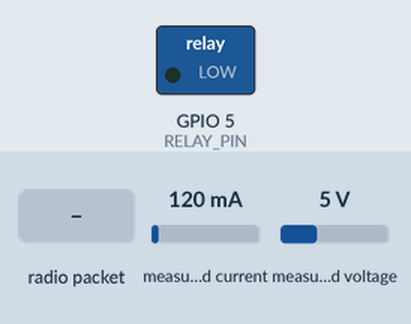
Bench run of a sketch on a simulated ESP32-S2. On the bench: switched loads named in the sketch (green lamp = pin HIGH). The test bench sets the inputs (shaded band); at power-on: measured current 120 mA, measured voltage 5 V. What the sketch prints to the serial monitor is not drawn.

Above: at 1.3 s.
1.4 s: radio packet "ON" arrives
At 2.1 s:
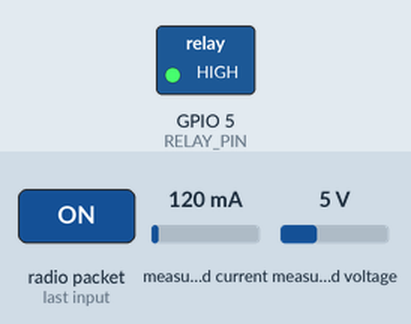
2.9 s: radio packet "OFF" arrives
At 3.3 s:
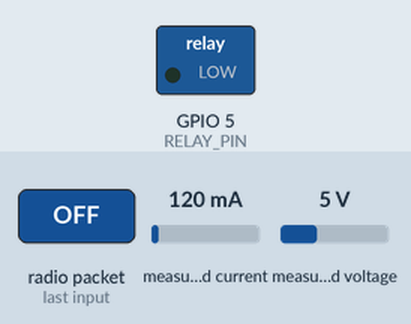
Timing chart, 0 to 5.9 s (numbered marks = the images above; inputs shaded):
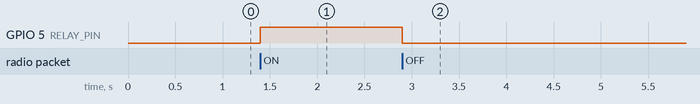

Measured:
- after the input at 1.4 s, GPIO 5 (RELAY_PIN): LOW → HIGH at once
- after the input at 2.9 s, GPIO 5 (RELAY_PIN): HIGH → LOW at once

The sketch:

END_NODE_2.ino
```cpp
#include <WiFi.h>
#include <esp_now.h>
#include <ZMPT101B.h>
#include <ACS712.h>

#define RELAY_PIN 5  // Change based on wiring
#define VOLTAGE_SENSOR_PIN 34  // ZMPT101B
#define CURRENT_SENSOR_PIN 35  // ACS712
#define SENSITIVITY 694.25f   // Adjust based on calibration
#define CURRENT_FACTOR 150.00f

// Initialize Sensors
ZMPT101B voltageSensor(VOLTAGE_SENSOR_PIN, 50.0);
ACS712 ACS(CURRENT_SENSOR_PIN, 5, 4095, 66);

// Edge Node MAC Address (ESP32-S2) - Update this!
uint8_t edgeMAC[] = {0x80, 0x65, 0x99, 0x41, 0x04, 0xC0};

// Struct for Power Data
typedef struct __attribute__((packed)) {
    uint8_t senderID;
    float voltage;
    float current;
    float power;
} PowerData;

PowerData powerData;

// ESP-NOW Callback (Relay Command Reception)
void onDataRecv(const esp_now_recv_info_t *info, const uint8_t *incomingData, int len) {
    String command = String((char*)incomingData);

    if (command == "ON") {
        digitalWrite(RELAY_PIN, HIGH);
        Serial.println("⚡ Relay ON");
    } else if (command == "OFF") {
        digitalWrite(RELAY_PIN, LOW);
        Serial.println("⚡ Relay OFF");
    }
}

// ESP-NOW Callback (Sent Data Status)
void onDataSent(const uint8_t *mac_addr, esp_now_send_status_t status) {
    Serial.print("📡 Send Status: ");
    Serial.println(status == ESP_NOW_SEND_SUCCESS ? "✅ Success" : "❌ Failed");
}

// Read Voltage
float readVoltage() {
    return voltageSensor.getRmsVoltage();
}

// Read Current with threshold correction & no negative values
float readCurrent() {
    float current = (ACS.mA_AC() - CURRENT_FACTOR) / 1000.0;  // Convert mA to A
    if (fabs(current) < 0.005 || current < 0) {  // Filter small and negative values
        return 0.0;
    }
    return current;
}

void setup() {
    Serial.begin(115200);
    pinMode(RELAY_PIN, OUTPUT);
    digitalWrite(RELAY_PIN, LOW);  // Default OFF

    WiFi.mode(WIFI_STA);
    delay(100);

    // Initialize ESP-NOW
    if (esp_now_init() != ESP_OK) {
        Serial.println("❌ ESP-NOW Init Failed!");
        return;
    }
    esp_now_register_recv_cb(onDataRecv);
    esp_now_register_send_cb(onDataSent);

    // Register Edge Node as Peer
    esp_now_peer_info_t peerInfo = {};
    memcpy(peerInfo.peer_addr, edgeMAC, 6);
    peerInfo.channel = 0;
    peerInfo.encrypt = false;
    if (esp_now_add_peer(&peerInfo) != ESP_OK) {
        Serial.println("❌ Failed to Add Edge Node as Peer!");
    } else {
        Serial.println("✅ Edge Node Added as Peer!");
    }

    // Sensor Calibration
    voltageSensor.setSensitivity(SENSITIVITY);
    ACS.autoMidPoint();
}

void loop() {
    // Read Sensor Data
    powerData.senderID = 2;  // Change per node (1,2,3,4)
    powerData.voltage = readVoltage();
    powerData.current = readCurrent();
    powerData.power = powerData.voltage * powerData.current;

    Serial.printf("⚡ Sending: Node %d | Voltage: %.2fV | Current: %.2fA | Power: %.2fW\n",
                  powerData.senderID, powerData.voltage, powerData.current, powerData.power);

    // Send Data to Edge Node
    esp_now_send(edgeMAC, (uint8_t *)&powerData, sizeof(PowerData));

    delay(2000);  // Adjust for real-time transmission
}
```
